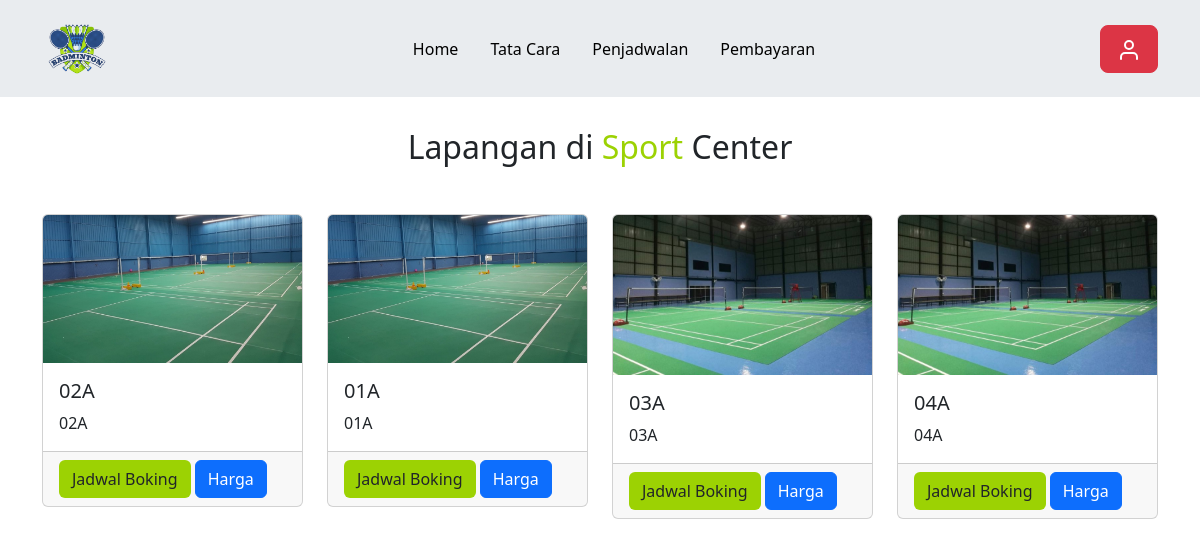
The app's page /member/index.php?pg=lapangan (signed in) with its own data.
### tables this page shows
CREATE TABLE `lapangan` (
  `id_lap` int(10) NOT NULL,
  `no_lap` varchar(11) NOT NULL,
  `deskripsi` varchar(20) NOT NULL,
  `foto` varchar(50) NOT NULL
);

### member/content/lapangan.php (the view, shortened to what this page needs)
<section class="lapangan" id="lapangan">
    <div class="container">
    <h2 class="text-head">Lapangan di <span>Sport</span> Center </h2>
    <div class="row" id="load_data">
      <?php
        $query = "SELECT * FROM lapangan ORDER BY id_lap ASC";
        $dewan1 = $koneksi->prepare($query);
        $dewan1->execute();
        $res1 = $dewan1->get_result();
        while ($row = $res1->fetch_assoc()) {
          $foto = $row["foto"];
          $judul = $row["no_lap"];
          $deskripsi = $row["deskripsi"];
      ?>
        <div class="col-sm-3 mb-3">
          <div class="card">
            <img src="../admin/img/<?php echo $foto; ?>" class="card-img-top" alt="gambar">
            <div class="card-body">
              <h5 class="card-title"><?php echo $judul; ?></h5>
              <p class="card-text"><?php echo $deskripsi; ?></p>
            </div>
            <div class="card-footer">
            <a href="?pg=jadwal&&id_lap=<?= $row["id_lap"]; ?>" class="btn btn-inti">Jadwal Boking</a> <button type="button" class="btn btn-primary" data-bs-toggle="modal" data-bs-target="#exampleModal">
              Harga
            </button>
              </div>
          </div>
        </div>
        <?php } ?>
    </div>
  </section>

### style.css (style rules this page uses)
:root { --primary: #9cd203; --hover: #79a300; --bg: #eeeeee; }
.text-head { margin-top: 8rem; }
.btn-inti { background-color: var(--primary) !important; }
.about h2, .pembayaran h2, .contact h2, .lapangan h2 { text-align: center; font-size: 2rem; margin-bottom: 3rem; }
.about h2 span, .pembayaran h2 span, .contact h2 span, .lapangan h2 span { color: var(--primary); }

### records on screen
lapangan: foto (picture), no_lap "02A", deskripsi "02A"
lapangan: foto (picture), no_lap "01A", deskripsi "01A"
lapangan: foto (picture), no_lap "03A", deskripsi "03A"
lapangan: foto (picture), no_lap "04A", deskripsi "04A"
